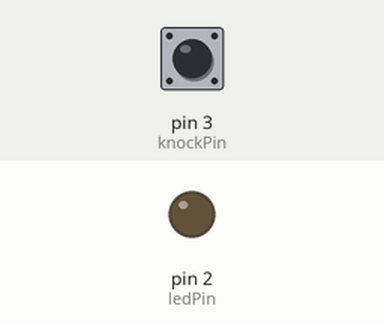
This sketch was run on a simulated Arduino Uno, built with avr-gcc and run on an emulated ATmega328P. Parts: output pins drawn as LEDs (lit = HIGH). Inputs (shaded band) come from the test bench; at power-on: pin 3 (knockPin) HIGH.

Above: at 1.2 s.
1.3 s: pin 3 (knockPin) pulled LOW for 0.15 s
At 1.8 s:
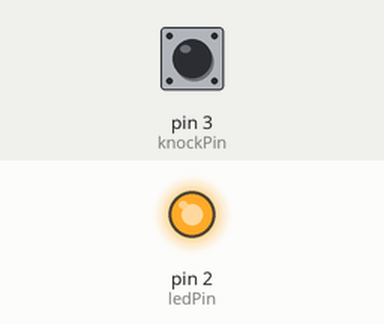
Timing chart, 0 to 4.3 s (numbered marks = the images above; inputs shaded):
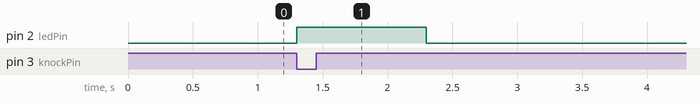

Measured:
- after the input at 1.3 s, pin 2 (ledPin): LOW → HIGH at once, → LOW 1.0 s later

The sketch:

Knock_Sensor.ino
```cpp
#define knockPin  3 // define sensor pin
#define ledPin    2  // define led pin

int knockPin_state=1;  // variable to hold last state of sensor pin

void setup ()
{

  pinMode (ledPin, OUTPUT) ;  // set pin mode of led at output
  pinMode (knockPin, INPUT_PULLUP) ;  // set pin mode of sensor pin on inputu pull up
}
void loop ()
{
  if(digitalRead(knockPin)==LOW)  // chechinkg if sensor pin goes Low
  {
    if( knockPin_state==1)   // checking if knock pin state equal to 1
    {
      digitalWrite(ledPin,HIGH);  // then led pin will be high
    }
    knockPin_state=0;    // knock pin state will be 0
      delay(1000);      // wait for 1 second
      digitalWrite(ledPin,LOW);// then turn off Led
  }
  else
  {
knockPin_state=1;   // otherwise knock pin state will be equal to 1
}
}
```
